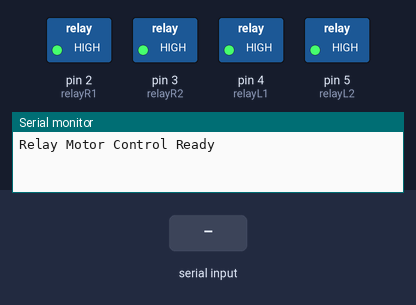
The sketch below on a simulated Arduino Uno, built with avr-gcc and run on an emulated ATmega328P. Shown: switched loads named in the sketch (green lamp = pin HIGH), the last lines printed to the serial monitor. The inputs (shaded band) are chosen by the test bench.

Above: at 1.2 s.
1.3 s: "1" received over Serial
At 2.5 s:
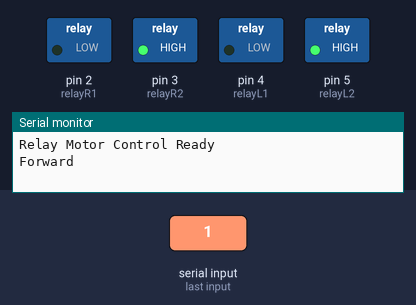
2.8 s: "2" received over Serial
At 3.8 s:
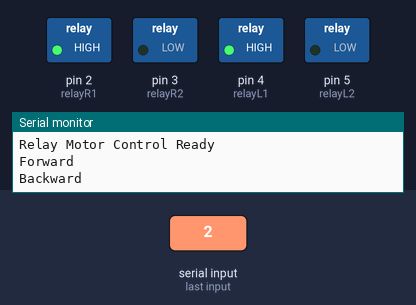
4.3 s: "0" received over Serial
At 4.9 s:
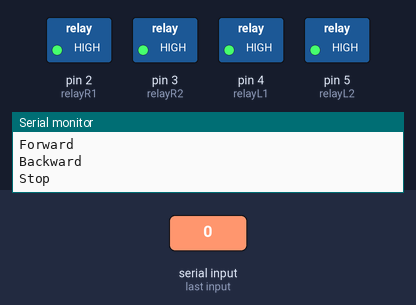
Timing chart, 0 to 7.3 s (numbered marks = the images above; inputs shaded):
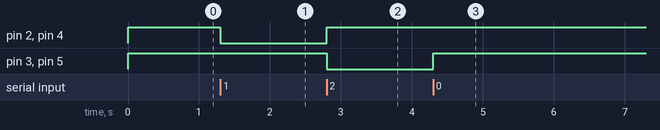

The sketch:

Oryx_Motor_Control.ino
```cpp
int relayR1 = 2;
int relayR2 = 3;

int relayL1 = 4;
int relayL2 = 5;

void setup() {
  pinMode(relayR1, OUTPUT);
  pinMode(relayR2, OUTPUT);
  pinMode(relayL1, OUTPUT);
  pinMode(relayL2, OUTPUT);

  digitalWrite(relayR1, HIGH);
  digitalWrite(relayR2, HIGH);
  digitalWrite(relayL1, HIGH);
  digitalWrite(relayL2, HIGH);

  Serial.begin(9600);
  Serial.println("Relay Motor Control Ready");
}

void loop() {
  if (Serial.available()) {
    char command = Serial.read();

    if (command == '1') {
      Serial.println("Forward");
      digitalWrite(relayR1, LOW);
      digitalWrite(relayR2, HIGH);
      digitalWrite(relayL1, LOW);
      digitalWrite(relayL2, HIGH);
    }
    else if (command == '2') {
      Serial.println("Backward");
      digitalWrite(relayR1, HIGH);
      digitalWrite(relayR2, LOW);
      digitalWrite(relayL1, HIGH);
      digitalWrite(relayL2, LOW);
    }
    else if (command == '0') {
      Serial.println("Stop");
      digitalWrite(relayR1, HIGH);
      digitalWrite(relayR2, HIGH);
      digitalWrite(relayL1, HIGH);
      digitalWrite(relayL2, HIGH);
    }
  }
}
```

Measured:
- after the input at 1.3 s, pin 2 (relayR1), pin 4 (relayL1): HIGH → LOW at once
- after the input at 2.8 s, pin 2 (relayR1), pin 4 (relayL1): LOW → HIGH at once; pin 3 (relayR2), pin 5 (relayL2): HIGH → LOW at once
- after the input at 4.3 s, pin 3 (relayR2), pin 5 (relayL2): LOW → HIGH at once
